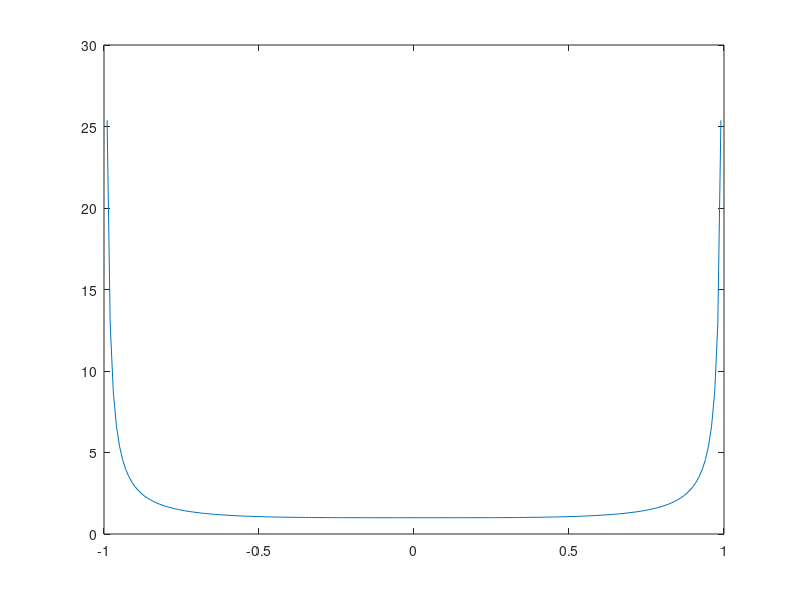

MATLAB code for this plot:
% Direct sound enhancement by wave field synthesis, page 68.

k = 1;
z = 10;
G = @(x) exp(-1i*k*sqrt(z^2 + x.^2))./sqrt(z^2 + x.^2);

G_TF = @(x, kx) G(x).*exp(-1i*kx*x);

kx = -2:0.005:2;
TF = zeros(numel(kx), 1);
for l = 1:numel(kx)
    G_aux = @(x) G_TF(x, kx(l));
    TF(l) = integral(G_aux, -1000, 1000); 
end

% Theoretical value
kz = sqrt(k^2 - kx.^2); kz(imag(kz) ~= 0) = -kz(imag(kz) ~= 0);
TF_theo = sqrt(2*pi)./sqrt(kz * z).*exp(-1i*(kz*z + pi/4));

plot(kx, abs(TF), kx, abs(TF_theo))

plot(kx, angle(TF), kx, angle(TF_theo))

x = -1:0.01:1;
plot(x, 1./(1 - x.^4))

% Conclussion:
% The theoretical expression is valid for kz >> 1

